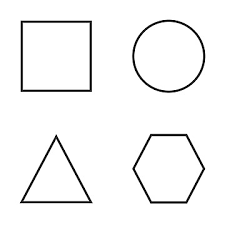
#> input picture computer_vision/shapes.png, 225 x 225 px
$ python code_12.py
#> lines starting #> are read from the running program, lines starting #| are printed output that depends on the picture; after the words box and inside, x2 and y2 are one past the last pixel; in counts of white or black regions, pixels touching at a corner belong together
#CODE 12

import cv2

img = cv2.imread("shapes.png")
#> img is the input picture: shape (225, 225, 3); min 0, max 255, mean 245.4
gray = cv2.cvtColor(img, cv2.COLOR_BGR2GRAY)

# Threshold
_, thresh = cv2.threshold(gray, 127, 255, cv2.THRESH_BINARY)
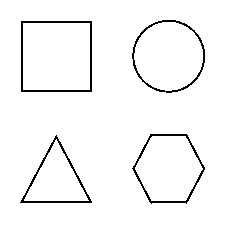
#> thresh: shape (225, 225); 96.3% white; black in thin lines or dots, all inside (x1, y1, x2, y2) = (20, 20, 205, 204)

# Find contours
contours, _ = cv2.findContours(thresh, cv2.RETR_TREE, cv2.CHAIN_APPROX_SIMPLE)
#> contours = 9 contours; largest, box (x1, y1, x2, y2) and area: (0, 0, 225, 225) 50176, (20, 20, 93, 93) 5182, (23, 23, 90, 90) 4356, (131, 19, 206, 94) 4274, (131, 133, 206, 205) 3890

# Draw contours
cv2.drawContours(img, contours, -1, (0, 255, 0), 2)
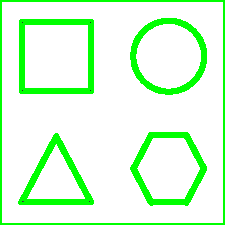
#> img: shape (225, 225, 3); 15.06% of pixels changed, all inside (x1, y1, x2, y2) = (0, 0, 225, 225)

cv2.imshow("Contours", img)
cv2.waitKey(0)
cv2.destroyAllWindows()
